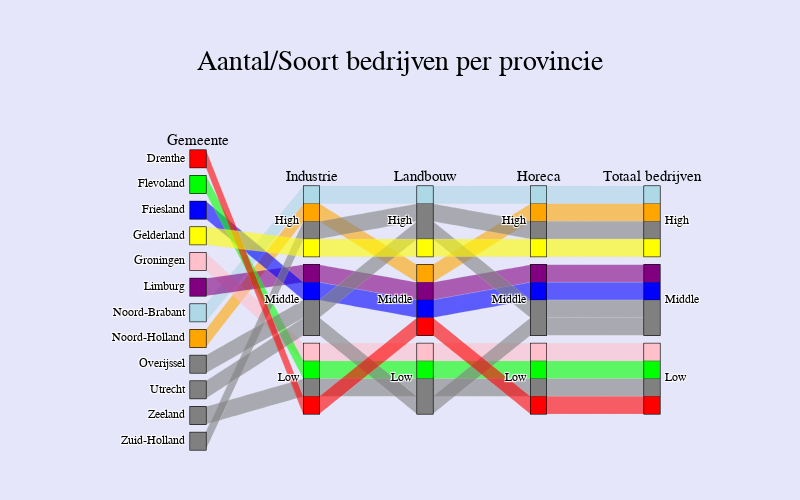

Here is the notebook cell this chart was saved with:
### Code cell
# Load the new dataset
df = pd.read_csv('vestigingen_van_bedrijven_schoongemaakt.csv')

# Classify the number of companies into 'Low', 'Middle', and 'High'
df['company_qcut'] = pd.qcut(df['A-U Alle economische activiteiten'], q=3, labels=['Low', 'Middle', 'High'])
df['C Industrie_qcut'] = pd.qcut(df['C Industrie'], q=3, labels=['Low', 'Middle', 'High'])
df['I Horeca_qcut'] = pd.qcut(df['I Horeca'], q=3, labels=['Low', 'Middle', 'High'])
df['A Landbouw, bosbouw en visserij_qcut'] = pd.qcut(df['A Landbouw, bosbouw en visserij'], q=3, labels=['Low', 'Middle', 'High'])

# Sort the dataframe by municipality
df = df.sort_values("Regio's")

color_mapping = {
    'Drenthe': 'rgb(255, 0, 0)',
    'Flevoland': 'rgb(0, 255, 0)',
    'Friesland': 'rgb(0, 0, 255)',
    'Gelderland': 'rgb(255, 255, 0)',
    'Groningen': 'pink',
    'Limburg': 'purple',
    'Noord-Brabant': 'lightblue',
    'Noord-Holland': 'orange',
    # Add more municipalities and their colors here
    # Example: 'Municipality5': 'rgb(0, 255, 255)',
}

# Ensure that all municipalities in the dataset have a defined color
missing_colors = set(df["Regio's"].unique()) - set(color_mapping.keys())
for missing in missing_colors:
    color_mapping[missing] = 'rgb(128, 128, 128)' 

# Define a function to create the plot
def create_plot():
    dimensions = [
        {'label': 'Gemeente', 'values': df["Regio's"], 'categoryorder': 'category ascending', 'ticktext': [_ for _ in df["I Horeca"]]},
        {'label': 'Industrie', 'values': df["C Industrie_qcut"], 'categoryorder': 'array', 'categoryarray': ['High', 'Middle', 'Low']},
        {'label': 'Landbouw', 'values': df["A Landbouw, bosbouw en visserij_qcut"], 'categoryorder': 'array', 'categoryarray': ['High', 'Middle', 'Low']},
        {'label': 'Horeca', 'values': df["I Horeca_qcut"], 'categoryorder': 'array', 'categoryarray': ['High', 'Middle', 'Low']},
        {'label': 'Totaal bedrijven', 'values': df['company_qcut'], 'categoryorder': 'array', 'categoryarray': ['High', 'Middle', 'Low']}
    ]

    colors = df["Regio's"].map(color_mapping)

    fig = go.Figure(go.Parcats(
        dimensions=dimensions,
        line={'color': colors},
        labelfont={'size': 15},
        tickfont={'size': 12},
    ))

    fig.update_layout(
        height=500,
        width=800,
        title={
            'text': 'Aantal/Soort bedrijven per provincie',
            'y': 0.9,
            'x': 0.5,
            'xanchor': 'center',
            'yanchor': 'top'
        },
        font=dict(
            family="Courier New, monospace",
            size=20,
            color='black'
        ),
        margin=dict(l=150, r=100, t=150, b=50),
        plot_bgcolor='red',
        paper_bgcolor='lavender',
        bargap=1,
    )

    return fig

# Create and show the plot
fig = create_plot()
fig.show()

### Figure 1 — Plotly figure (JSON) as saved in the notebook; plotly's stock layout.template omitted (floating-point values rounded to 4 significant figures)
{"data": [{"dimensions": [{"categoryorder": "category ascending", "label": "Gemeente", "ticktext": [2055, 1525, 3030, 7955, 2245, 5515, 10205, 17380, 4225, 5330, 2660, 14170], "values": ["Drenthe", "Flevoland", "Friesland", "Gelderland", "Groningen", "Limburg", "Noord-Brabant", "Noord-Holland", "Overijssel", "Utrecht", "Zeeland", "Zuid-Holland"]}, {"categoryarray": ["High", "Middle", "Low"], "categoryorder": "array", "label": "Industrie", "values": ["Low", "Low", "Middle", "High", "Low", "Middle", "High", "High", "Middle", "Middle", "Low", "High"]}, {"categoryarray": ["High", "Middle", "Low"], "categoryorder": "array", "label": "Landbouw", "values": ["Middle", "Low", "Middle", "High", "Low", "Middle", "High", "Middle", "High", "Low", "Low", "High"]}, {"categoryarray": ["High", "Middle", "Low"], "categoryorder": "array", "label": "Horeca", "values": ["Low", "Low", "Middle", "High", "Low", "Middle", "High", "High", "Middle", "Middle", "Low", "High"]}, {"categoryarray": ["High", "Middle", "Low"], "categoryorder": "array", "label": "Totaal bedrijven", "values": ["Low", "Low", "Middle", "High", "Low", "Middle", "High", "High", "Middle", "Middle", "Low", "High"]}], "labelfont": {"size": 15}, "line": {"color": ["rgb(255, 0, 0)", "rgb(0, 255, 0)", "rgb(0, 0, 255)", "rgb(255, 255, 0)", "pink", "purple", "lightblue", "orange", "rgb(128, 128, 128)", "rgb(128, 128, 128)", "rgb(128, 128, 128)", "rgb(128, 128, 128)"]}, "tickfont": {"size": 12}, "type": "parcats"}], "layout": {"bargap": 1, "font": {"color": "black", "family": "Courier New, monospace", "size": 20}, "height": 500, "margin": {"b": 50, "l": 150, "r": 100, "t": 150}, "paper_bgcolor": "lavender", "plot_bgcolor": "red", "title": {"text": "Aantal/Soort bedrijven per provincie", "x": 0.5, "xanchor": "center", "y": 0.9, "yanchor": "top"}, "width": 800}}
